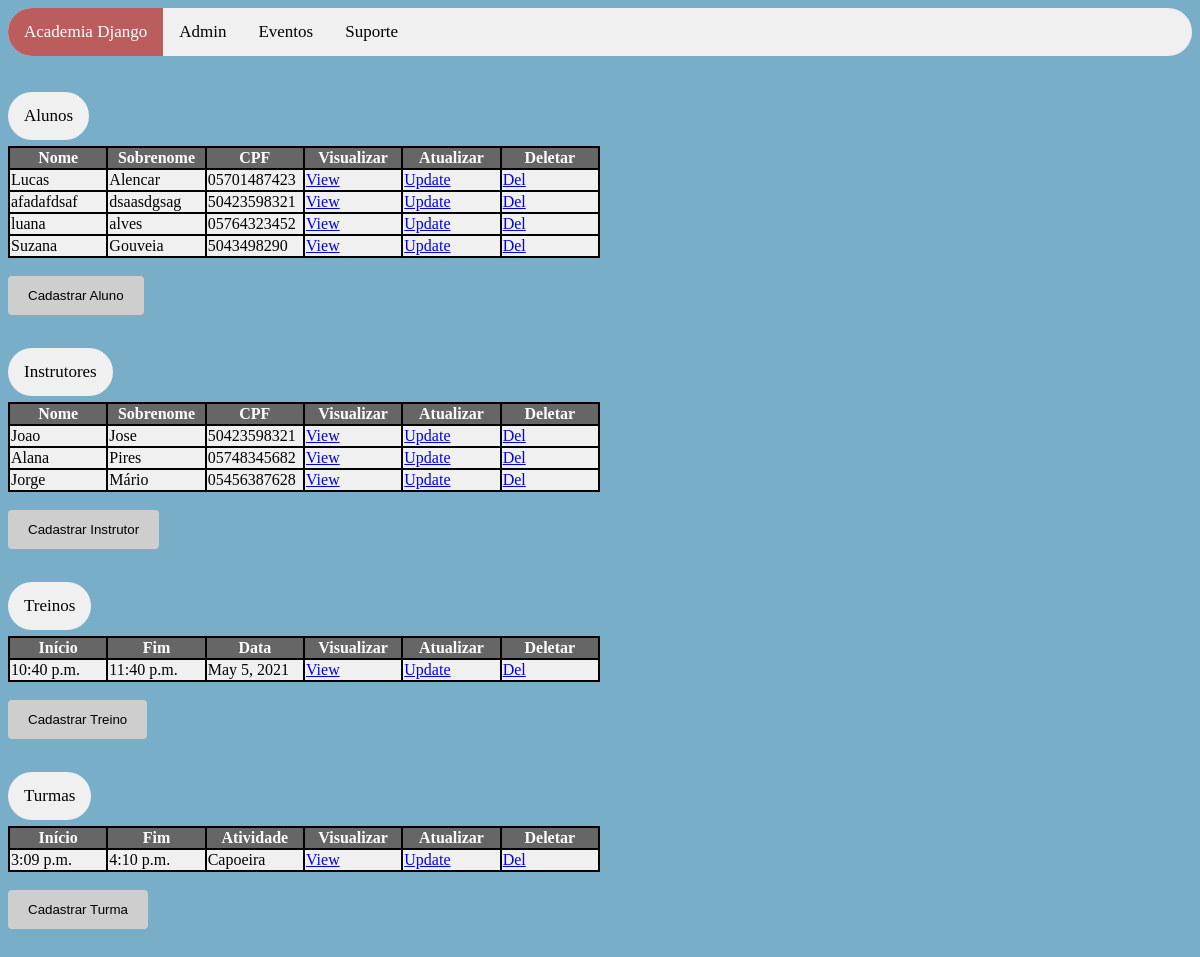
The app's page /sistema/inicio, older data.
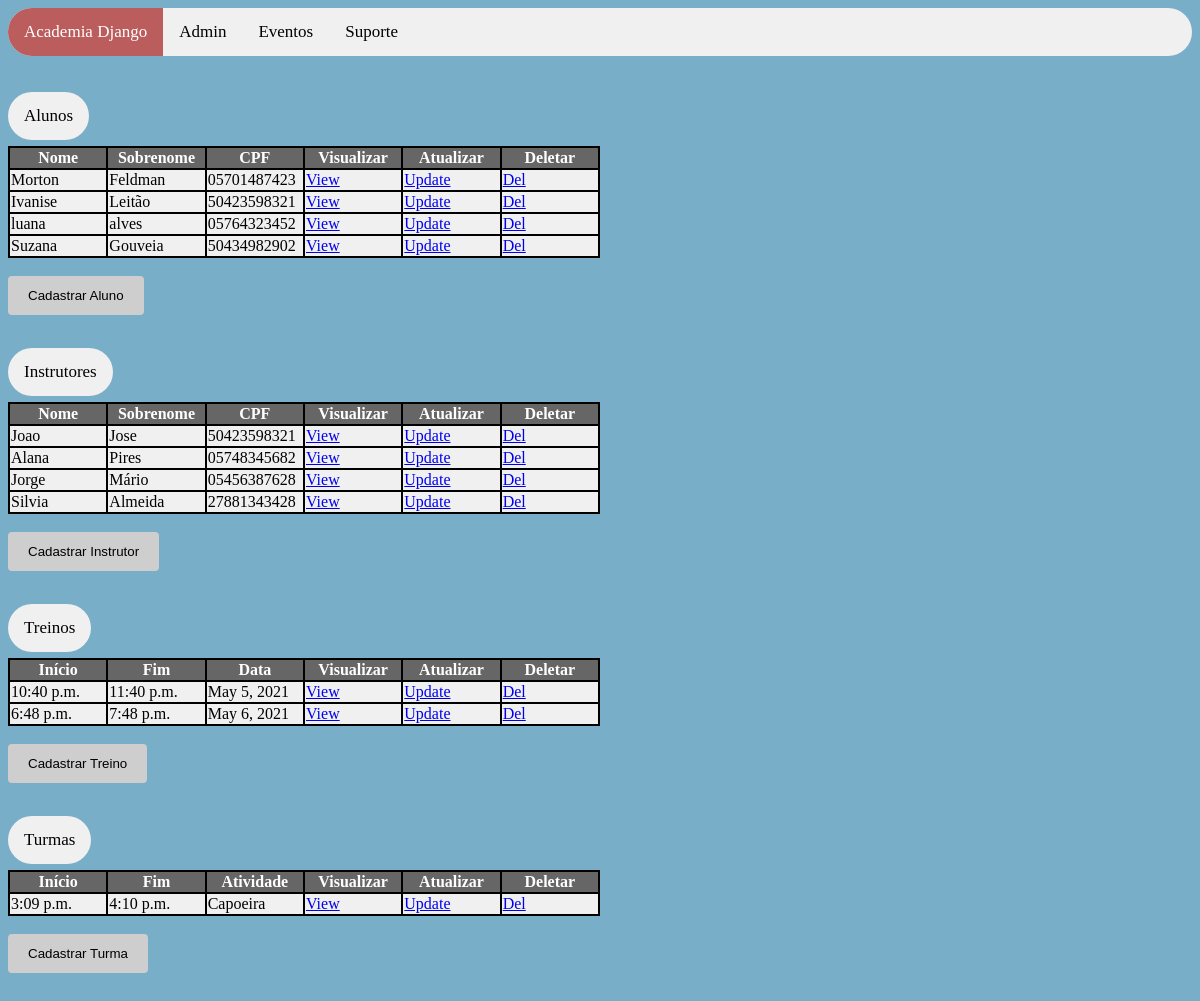
The same page, newer data.
### sistema/models.py (models this page shows)
class Aluno(models.Model):
    nome = models.CharField(
        max_length = 200,
        null = False,
        blank = False
    )
    sobrenome = models.CharField(
        max_length = 200,
        null = False,
        blank = False
    )
    data_nascimento = models.DateField(
        null = True,
        blank = True
    )
    telefone = models.CharField(
        max_length = 14,
        null = False,
        blank = False
    )
    cpf = models.CharField(
        max_length = 14,
        null = False,
        blank = False
    )
    endereco = models.CharField(
        max_length = 200,
        null = False,
        blank = False
    )
    bairro = models.CharField(
        max_length = 100,
        null = False,
        blank = False,
        default=None
    )
    cep = models.CharField(
        max_length = 9,
        null = False,
        blank = False
    )
    cidade = models.CharField(
        max_length = 100,
        null = False,
        blank = False
    )
    estado = models.CharField(
        max_length = 2,
        null = False,
        blank = False
    )
    peso = models.CharField(
        max_length = 3,
        null = False,
        blank = False
    )
    altura = models.CharField(
        max_length = 4,
        null = False,
        blank = False
    )
    data_matricula = models.DateField(
        null = True,
        blank = True
    )
    genero_choices = (
        ("F", "Feminino"),
        ("M", "Masculino"),
        ("O", "Outro")
    )
    genero = models.CharField(
        max_length = 1,
        choices = genero_choices,
        null = True,
        blank = True
    )
    objects = models.Manager()

class Instrutor(models.Model):
    titulacao = models.CharField(
        max_length = 100,
        null = False,
        blank = False
    )
    nome = models.CharField(
        max_length = 200,
        null = False,
        blank = False
    )
    sobrenome = models.CharField(
        max_length = 200,
        null = False,
        blank = False
    )
    telefone = models.CharField(
        max_length = 14,
        null = False,
        blank = False
    )
    cpf = models.CharField(
        max_length = 14,
        null = False,
        blank = False
    )
    genero_choices = (
        ("F", "Feminino"),
        ("M", "Masculino"),
        ("O", "Outro")
    )
    genero = models.CharField(
        max_length = 1,
        choices = genero_choices,
        null = True,
        blank = True
    )
    objects = models.Manager()

class Treino(models.Model):
    hora_inicio_treino = models.TimeField(
        auto_now = False,
        auto_now_add = False,
        null = True
    )
    hora_fim_treino = models.TimeField(
        auto_now = False,
        auto_now_add = False,
        null = True
    )
    data_treino = models.DateField(
        null = True,
        blank = True
    )
    rotina = models.CharField(
        max_length = 500,
        null = False,
        blank = False
    )
    cod_instrutor = models.OneToOneField(
        'Instrutor',
        on_delete = models.CASCADE,
        related_name = '+',
        null = True,
        blank = True
    )
    cod_aluno = models.OneToOneField(
        'Aluno',
        on_delete = models.CASCADE,
        related_name = '+',
        null = True,
        blank = True
    )
    objects = models.Manager()

class Turma(models.Model):
    atividade = models.CharField(
        max_length = 300,
        null = False,
        blank = False
    )
    hora_inicio_turma = models.TimeField(
        auto_now = False,
        auto_now_add = False,
        null = True
    )
    hora_fim_turma = models.TimeField(
        auto_now = False,
        auto_now_add = False,
        null = True
    )
    data_turma = models.DateField(
        null = True,
        blank = True
    )
    instrutor = models.OneToOneField(
        'Instrutor',
        on_delete = models.CASCADE,
        related_name = '+'
    )
    alunos = models.ManyToManyField(
        'Aluno'
    )
    objects = models.Manager()

### sistema/views.py (the view)
# urls.py: path('inicio', views.inicio, name='inicio'),
def inicio(request):
    alunos = Aluno.objects.all()
    instrutor = Instrutor.objects.all()
    treinos = Treino.objects.all()
    turmas = Turma.objects.all()
    contexto = {
        'alunos': alunos,
        'instrutor': instrutor,
        'treinos': treinos,
        'turmas': turmas
    }
    return render(request, 'inicio.html', contexto)

### sistema/templates/inicio.html (shortened to what the changed rows need)
{% load static %}
 <!DOCTYPE html>
<html>
<head>
<link rel="stylesheet" href=" {% static 'css/style.css' %} "/>
</head>
<body>
<br/><br/>
<br/><br/><br/>
<table>
<thread>
    <tr>
        <th>Nome</th>
        <th>Sobrenome</th>
        <th>CPF</th>
        <th>Visualizar</th>
        <th>Atualizar</th>
        <th>Deletar</th>
    </tr>
</thread>
    {% for alunos in alunos  %}
    <tr>
        <td>{{ alunos.nome }}</td>
        <td>{{ alunos.sobrenome }}</td>
        <td>{{ alunos.cpf }}</td>
        <td><a href="visualizar_aluno/{{alunos.id}}">View</td>
        <td> <a href="atualizar_dados_aluno/{{alunos.id}}">Update</td>
        <td><a href="deletar_aluno/{{alunos.id}}">Del</td>
    </tr>
    {% endfor %}
</table>
    <br/>
<br/><br/><br/><br/>
<br/><br/><br/>
<table>
<thread>
    <tr>
        <th style="width: 50%">Nome</th>
        <th>Sobrenome</th>
        <th>CPF</th>
        <th>Visualizar</th>
        <th>Atualizar</th>
        <th>Deletar</th>
    </tr>
</thread>
    {% for instrutor in instrutor  %}
    <tr>
        <td>{{ instrutor.nome }}</td>
        <td>{{ instrutor.sobrenome }}</td>
        <td>{{ instrutor.cpf }}</td>
        <td><a href="visualizar_instrutor/{{instrutor.id}}">View</td>
        <td> <a href="atualizar_dados_instrutor/{{instrutor.id}}">Update</td>
        <td><a href="deletar_instrutor/{{instrutor.id}}">Del</td>
    </tr>
    {% endfor %}
</table>
    <br/>
    <br/><br/><br/><br/>
<br/><br/><br/>
<table>
<thread>
    <tr>
        <th style="width: 50%">Início</th>
        <th>Fim</th>
        <th>Data</th>
        <th>Visualizar</th>
        <th>Atualizar</th>
        <th>Deletar</th>
    </tr>
</thread>
    {% for treinos in treinos  %}
    <tr>
        <td>{{ treinos.hora_inicio_treino }}</td>
        <td>{{ treinos.hora_fim_treino }}</td>
        <td>{{ treinos.data_treino }}</td>
        <td><a href="visualizar_treino/{{treinos.id}}">View</td>
        <td> <a href="atualizar_dados_treino/{{treinos.id}}">Update</td>
        <td><a href="deletar_treino/{{treinos.id}}">Del</td>
    </tr>
    {% endfor %}
</table>
    <br/>
    <br/><br/><br/><br/>
<br/><br/><br/>
<table>
<thread>
    <tr>
        <th style="width: 50%">Início</th>
        <th>Fim</th>
        <th>Atividade</th>
        <th>Visualizar</th>
        <th>Atualizar</th>
        <th>Deletar</th>
    </tr>
</thread>
    {% for turmas in turmas  %}
    <tr>
        <td>{{ turmas.hora_inicio_turma }}</td>
        <td>{{ turmas.hora_fim_turma }}</td>
        <td>{{ turmas.atividade }}</td>
        <td><a href="visualizar_turma/{{turmas.id}}">View</td>
        <td> <a href="atualizar_dados_turma/{{turmas.id}}">Update</td>
        <td><a href="deletar_turma/{{turmas.id}}">Del</td>
    </tr>
    {% endfor %}
</table>
     <br/>
    <br/><br/>    <br/><br/>
</body>
</html>

Row changes from the older to the newer data that the page shows:
changed Aluno: nome "Lucas" → "Morton"; sobrenome "Alencar" → "Feldman"
changed Aluno: nome "afadafdsaf" → "Ivanise"; sobrenome "dsaasdgsag" → "Leitão"
changed Aluno "Suzana": cpf "5043498290" → "50434982902"
added Instrutor: nome "Silvia", sobrenome "Almeida", cpf "27881343428"
added Treino: hora_inicio_treino "6:48 p.m.", hora_fim_treino "7:48 p.m.", data_treino "May 6, 2021"
